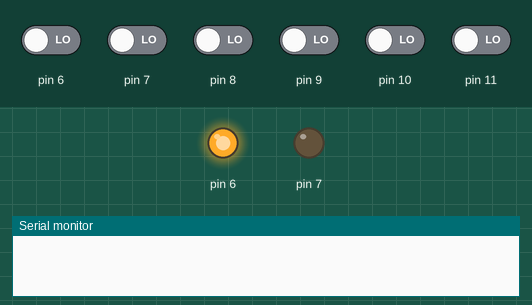
Bench run of a sketch on a simulated Arduino Uno, built with avr-gcc and run on an emulated ATmega328P. Parts: output pins drawn as LEDs (lit = HIGH), the last lines printed to the serial monitor. The test bench sets the inputs (shaded band); at power-on: pin 6–11 LOW.

Above: at 2.4 s.
2.5 s: pin 7 driven HIGH
At 36.4 s:
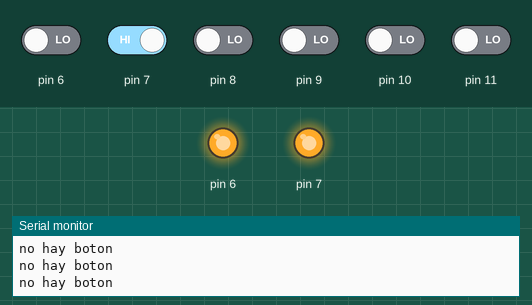
Timing chart, 0 to 36.7 s (numbered marks = the images above; inputs shaded):
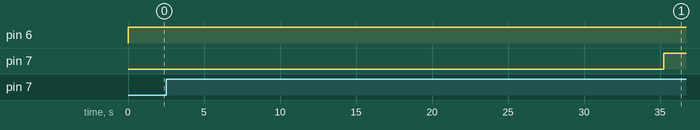

Measured:
- after the input at 2.5 s, pin 7: LOW → HIGH after 32.8 s

The sketch:

Programa_Final_Pulsadores.ino
```cpp
int button = 0;
int contador = 0;
int boton1 = 0;
int boton1ANT = 0;
int conta = 0;
int N = 1;

void setup() {
  Serial.begin(9600);
}
void loop() {
  for (int pin1 = 6; pin1 <= 11; pin1++)
  {
    for (int pin2 = 6; pin2 <= 11; pin2++)
    {
      conta = 1;
      // Serial.print (pin1);
      // Serial.print (",");
      // Serial.println(pin2);
      pinMode(pin1, OUTPUT);
      pinMode(pin2, INPUT);
      digitalWrite(pin1, HIGH);
      button = digitalRead (pin2);
      while ((button == LOW) && (conta == 1)) {
        contador++;
        //  Serial.println(contador);
        delay(800);
        button = digitalRead (pin2);
        if ((contador <= 9) && (button == HIGH)) {
          boton1 = HIGH;
          if ((boton1 == HIGH) && (boton1ANT == LOW)) {
            //   Serial.println("ok");
            Serial.println(N);
            delay(10);
            contador = 0;
            N++;
          }
          boton1ANT = boton1;
        }
        else {
          boton1ANT = LOW;
        }
        if (contador == 10) {
          conta = 2;
          Serial.println("no hay boton");
          delay(10);
          contador = 0;
        }
      }
    }
  }
  conta = 0;
}
```
